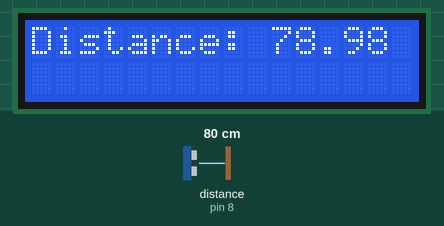
Simulated run of this sketch. Board: Arduino Uno, built with avr-gcc and run on an emulated ATmega328P. Parts: 16×2 character LCD. Wiring (inferred from the names in the program): ultrasonic range finder: trigger pin 9; echo pin 8. The inputs (shaded band) are chosen by the test bench; at power-on: distance to the obstacle (sensor on pin 8) 80 cm. The echo pulse lasts 58.3 µs per cm.

Above: at 1.2 s.
1.3 s: distance to the obstacle (sensor on pin 8) set to 2 cm
At 3.3 s:
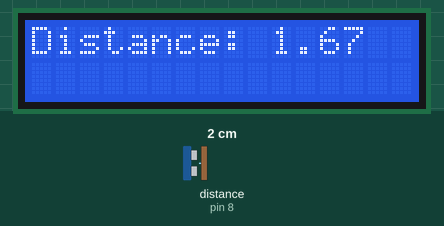
3.6 s: distance to the obstacle (sensor on pin 8) set to 299 cm
At 5.5 s:
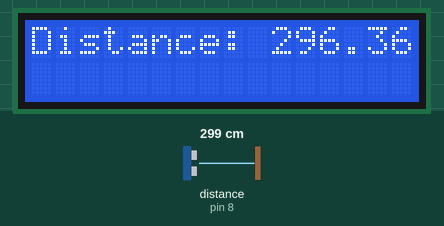
5.7 s: distance to the obstacle (sensor on pin 8) set to 4 cm
At 7.3 s:
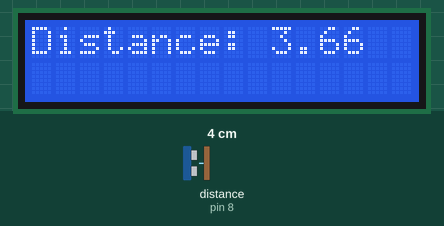
Timing chart, 0 to 8.8 s (numbered marks = the images above; inputs shaded):
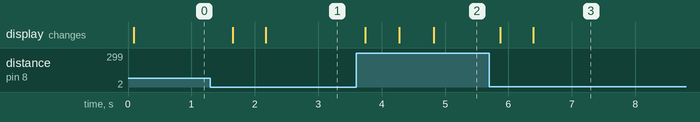

Measured:
- after the input at 1.3 s, the display: first changes after 0.35 s (image 1 shows a later state)
- after the input at 3.6 s, the display: first changes after 0.14 s (image 2 shows a later state)
- after the input at 5.7 s, the display: first changes after 0.17 s (image 3 shows a later state)

The sketch:

medical_shredder_ultrasound_lcdv2.ino
```cpp
#include <LiquidCrystal_I2C.h>

LiquidCrystal_I2C lcd(0x3F, 16, 2); // I2C address 0x3F, 16 column and 2 rows

int trigPin = 9;    // TRIG pin
int echoPin = 8;    // ECHO pin

float duration_us, distance_cm;

void setup() {
  lcd.init();               // initialize the lcd
  lcd.backlight();          // open the backlight
  pinMode(trigPin, OUTPUT); // config trigger pin to output mode
  pinMode(echoPin, INPUT);  // config echo pin to input mode
}

void loop() {
  // generate 10-microsecond pulse to TRIG pin
  digitalWrite(trigPin, HIGH);
  delayMicroseconds(10);
  digitalWrite(trigPin, LOW);

  // measure duration of pulse from ECHO pin
  duration_us = pulseIn(echoPin, HIGH);

  // calculate the distance
  distance_cm = 0.017 * duration_us;

  lcd.clear();
  lcd.setCursor(0, 0); // start to print at the first row
  lcd.print("Distance: ");
  lcd.print(distance_cm);
  Serial.print ("DIstance: ");
  Serial.print (distance_cm);
  Serial.print (" cm");

  delay(500);
}
```
